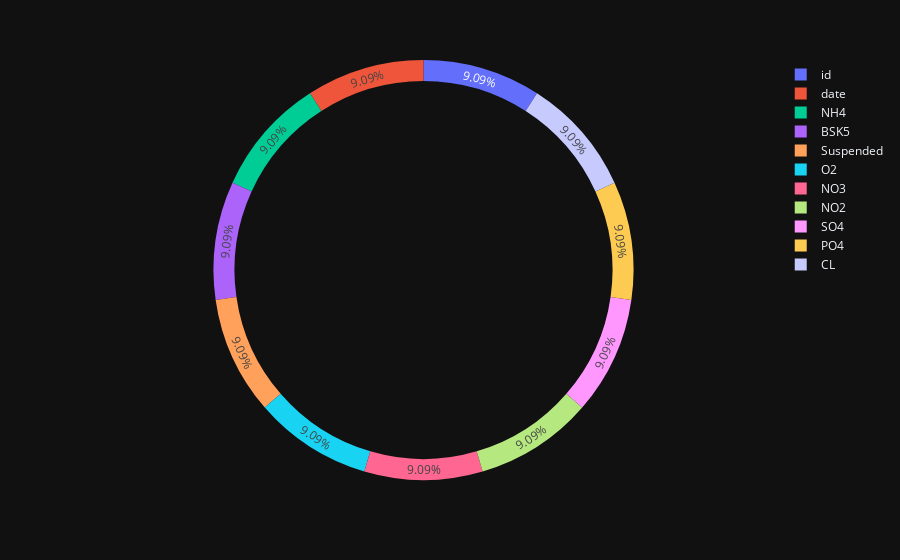

The code cell stored with this chart in its notebook:
### Code cell
fig = px.pie(df,names = ['id', 'date', 'NH4', 'BSK5', 'Suspended', 'O2', 'NO3', 'NO2', 'SO4', 'PO4', 'CL'],hole = 0.9,template ="plotly_dark")
fig.show()

### Figure 1 — Plotly figure (JSON) as saved in the notebook; plotly's stock layout.template omitted (floating-point values rounded to 4 significant figures)
{"data": [{"domain": {"x": [0, 1], "y": [0, 1]}, "hole": 0.9, "hovertemplate": "label=%{label}<extra></extra>", "labels": ["id", "date", "NH4", "BSK5", "Suspended", "O2", "NO3", "NO2", "SO4", "PO4", "CL"], "legendgroup": "", "name": "", "showlegend": true, "type": "pie"}], "layout": {"autosize": true, "legend": {"tracegroupgap": 0}, "margin": {"t": 60}}}
